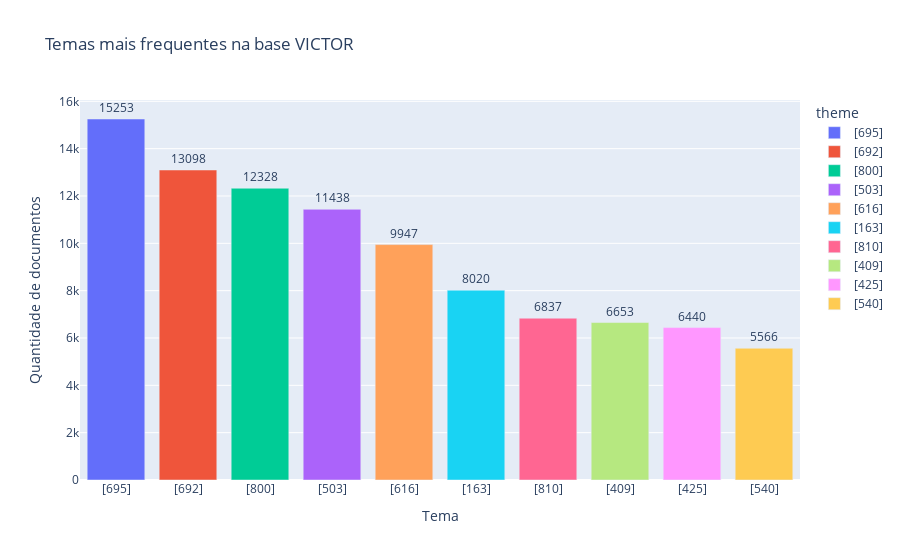

Source (notebook cell):
### Code cell
themes_counts = df_view["themes"].value_counts().reset_index()
themes_counts.columns = ["theme", "count"]

fig = px.bar(
    themes_counts.head(10),  
    x="theme",
    y="count",
    text="count",
    title="Temas mais frequentes na base VICTOR",
    color="theme"
)

fig.update_traces(textposition='outside')
fig.update_layout(xaxis_title="Tema", yaxis_title="Quantidade de documentos")

fig.show()

### Figure 1 — Plotly figure (JSON) as saved in the notebook; plotly's stock layout.template omitted (floating-point values rounded to 4 significant figures)
{"data": [{"hovertemplate": "theme=%{x}<br>count=%{text}<extra></extra>", "legendgroup": "[695]", "marker": {"color": "#636efa", "pattern": {"shape": ""}}, "name": "[695]", "orientation": "v", "showlegend": true, "text": [15250.0], "textposition": "outside", "type": "bar", "x": ["[695]"], "xaxis": "x", "y": [15253], "yaxis": "y"}, {"hovertemplate": "theme=%{x}<br>count=%{text}<extra></extra>", "legendgroup": "[692]", "marker": {"color": "#EF553B", "pattern": {"shape": ""}}, "name": "[692]", "orientation": "v", "showlegend": true, "text": [13100.0], "textposition": "outside", "type": "bar", "x": ["[692]"], "xaxis": "x", "y": [13098], "yaxis": "y"}, {"hovertemplate": "theme=%{x}<br>count=%{text}<extra></extra>", "legendgroup": "[800]", "marker": {"color": "#00cc96", "pattern": {"shape": ""}}, "name": "[800]", "orientation": "v", "showlegend": true, "text": [12330.0], "textposition": "outside", "type": "bar", "x": ["[800]"], "xaxis": "x", "y": [12328], "yaxis": "y"}, {"hovertemplate": "theme=%{x}<br>count=%{text}<extra></extra>", "legendgroup": "[503]", "marker": {"color": "#ab63fa", "pattern": {"shape": ""}}, "name": "[503]", "orientation": "v", "showlegend": true, "text": [11440.0], "textposition": "outside", "type": "bar", "x": ["[503]"], "xaxis": "x", "y": [11438], "yaxis": "y"}, {"hovertemplate": "theme=%{x}<br>count=%{text}<extra></extra>", "legendgroup": "[616]", "marker": {"color": "#FFA15A", "pattern": {"shape": ""}}, "name": "[616]", "orientation": "v", "showlegend": true, "text": [9947.0], "textposition": "outside", "type": "bar", "x": ["[616]"], "xaxis": "x", "y": [9947], "yaxis": "y"}, {"hovertemplate": "theme=%{x}<br>count=%{text}<extra></extra>", "legendgroup": "[163]", "marker": {"color": "#19d3f3", "pattern": {"shape": ""}}, "name": "[163]", "orientation": "v", "showlegend": true, "text": [8020.0], "textposition": "outside", "type": "bar", "x": ["[163]"], "xaxis": "x", "y": [8020], "yaxis": "y"}, {"hovertemplate": "theme=%{x}<br>count=%{text}<extra></extra>", "legendgroup": "[810]", "marker": {"color": "#FF6692", "pattern": {"shape": ""}}, "name": "[810]", "orientation": "v", "showlegend": true, "text": [6837.0], "textposition": "outside", "type": "bar", "x": ["[810]"], "xaxis": "x", "y": [6837], "yaxis": "y"}, {"hovertemplate": "theme=%{x}<br>count=%{text}<extra></extra>", "legendgroup": "[409]", "marker": {"color": "#B6E880", "pattern": {"shape": ""}}, "name": "[409]", "orientation": "v", "showlegend": true, "text": [6653.0], "textposition": "outside", "type": "bar", "x": ["[409]"], "xaxis": "x", "y": [6653], "yaxis": "y"}, {"hovertemplate": "theme=%{x}<br>count=%{text}<extra></extra>", "legendgroup": "[425]", "marker": {"color": "#FF97FF", "pattern": {"shape": ""}}, "name": "[425]", "orientation": "v", "showlegend": true, "text": [6440.0], "textposition": "outside", "type": "bar", "x": ["[425]"], "xaxis": "x", "y": [6440], "yaxis": "y"}, {"hovertemplate": "theme=%{x}<br>count=%{text}<extra></extra>", "legendgroup": "[540]", "marker": {"color": "#FECB52", "pattern": {"shape": ""}}, "name": "[540]", "orientation": "v", "showlegend": true, "text": [5566.0], "textposition": "outside", "type": "bar", "x": ["[540]"], "xaxis": "x", "y": [5566], "yaxis": "y"}], "layout": {"barmode": "relative", "legend": {"title": {"text": "theme"}, "tracegroupgap": 0}, "title": {"text": "Temas mais frequentes na base VICTOR"}, "xaxis": {"anchor": "y", "categoryarray": ["[695]", "[692]", "[800]", "[503]", "[616]", "[163]", "[810]", "[409]", "[425]", "[540]"], "categoryorder": "array", "domain": [0, 1], "title": {"text": "Tema"}}, "yaxis": {"anchor": "x", "domain": [0, 1], "title": {"text": "Quantidade de documentos"}}}}
